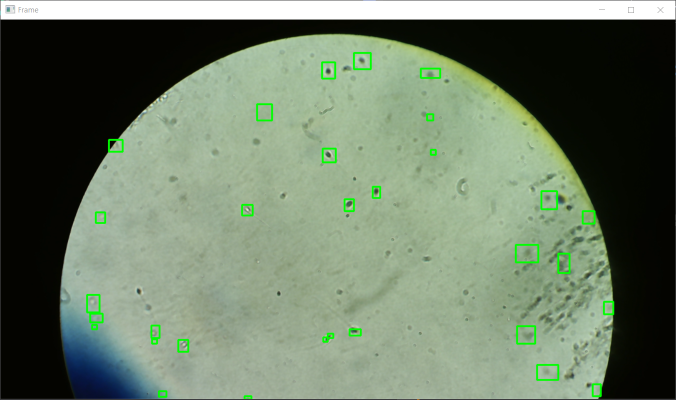
#> input picture Captura.PNG, 1352 x 799 px, given in place of video_2.mp4, which was not available (shown at 1/2 size)
$ python detector.py
#> lines starting #> are read from the running program, lines starting #| are printed output that depends on the picture; after the words box and inside, x2 and y2 are one past the last pixel; in counts of white or black regions, pixels touching at a corner belong together; pictures that were not available may be replaced by others from this repository, and a replacement may not be noted
#Deteccion de espermatozoides en video
#Importando librerias
import cv2 as cv
import imutils
import numpy as np

#Cargamos el video a analizar
cap = cv.VideoCapture("videos/video_2.mp4")

#Inicializamos los metodos para eliminar el bg
#fgbg = cv.bgsegm.createBackgroundSubtractorMOG2() #<-- mascara 1
fgbg = cv.createBackgroundSubtractorMOG2() #<--- mascara 2, nota: esta dio mejor redimiento
kernel = cv.getStructuringElement(cv.MORPH_ELLIPSE, (3,3)) #<--- kernel/grid que hara operaciones en los pixeles


#Obteneoms medidas del frame para guardar el video nota: aun no funciona
frame_width = int(cap.get(3))
frame_height = int(cap.get(4))
size = (frame_width, frame_height)
#result = cv.VideoWriter('filename.avi', cv.VideoWriter_fourcc(*'MJPG'),10, size)
result = cv.VideoWriter('output.avi', -1, 20.0, size)

#Loop del video
while True:
    ret, frame = cap.read()
#> frame is the input picture: shape (799, 1352, 3); mean B, G, R 101.9, 123.5, 107.4
    frame = imutils.resize(frame, width = 1080)
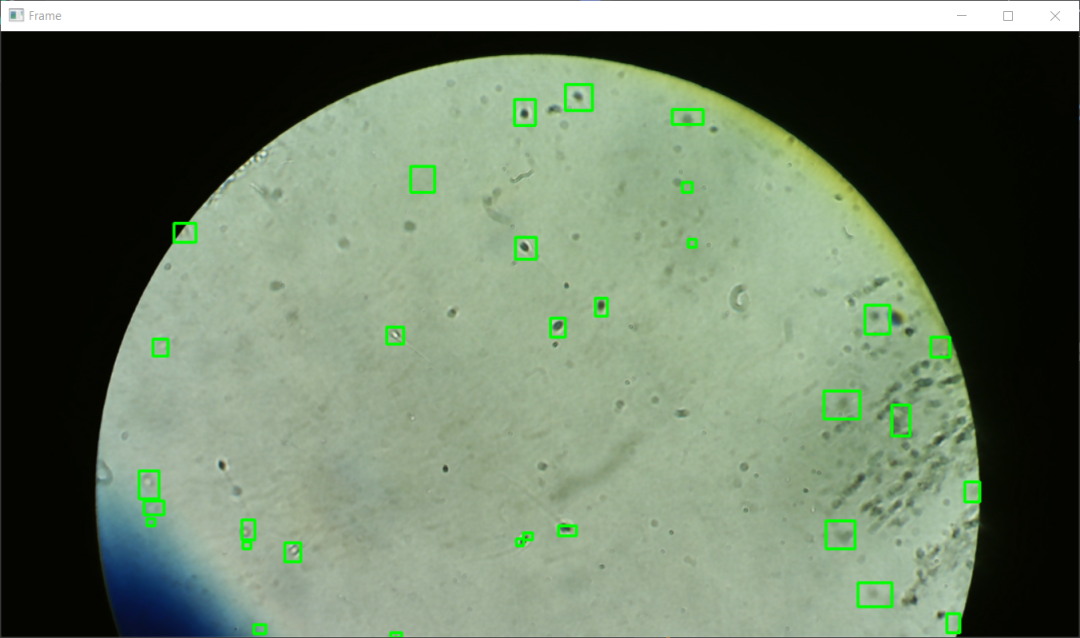
#> frame: shape (638, 1080, 3); mean B, G, R 101.9, 123.5, 107.4
    if ret == False: break

    #Transformamos la imgen a escala de grises para implementar los flitros
    gray = cv.cvtColor(frame, cv.COLOR_BGR2GRAY)
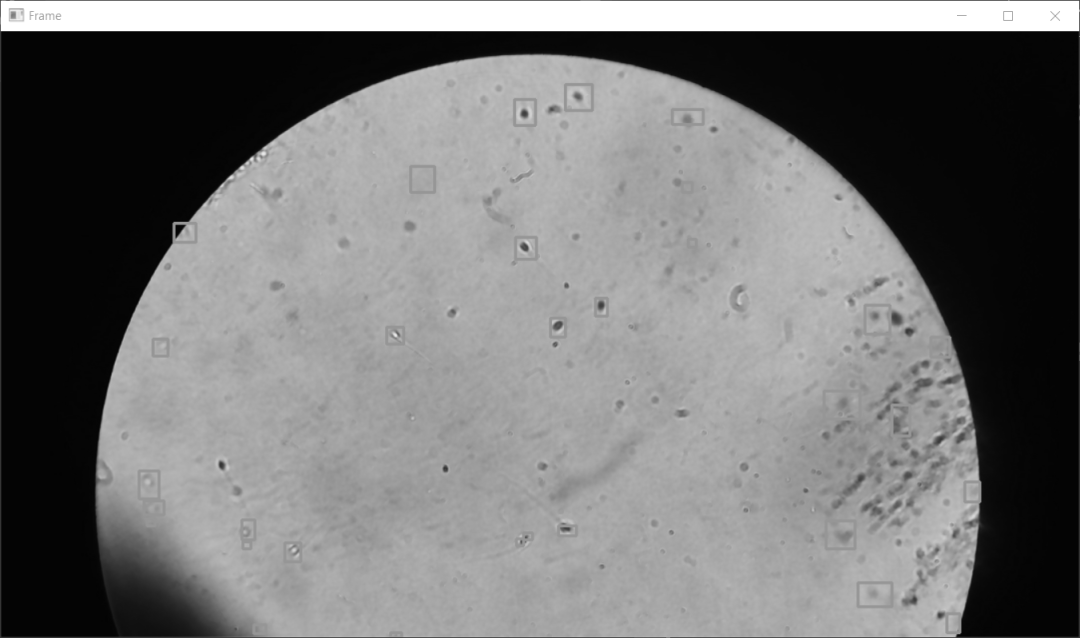
#> gray: shape (638, 1080); min 3, max 255, mean 116.3

    #Aplicacion de los filtros
    fgmask = fgbg.apply(frame)
#> fgmask: shape (638, 1080); every value is 127
    fgmask = cv.morphologyEx(fgmask, cv.MORPH_OPEN, kernel)
    fgmask = cv.dilate(fgmask, None, iterations=2)

    #Buscamos los contornos de las figuras resaltadas en los filtros
    cnts = cv.findContours(fgmask, cv.RETR_EXTERNAL, cv.CHAIN_APPROX_SIMPLE)[0]
#> cnts = [[[0, 0], [0, 637], [1079, 637], [1079, 0]]]

    #le agregamos un margen verde a todas las figuras que cumplan el condicional
    for cnt in cnts:
        if cv.contourArea(cnt) > 20:
            x,y,w,h = cv.boundingRect(cnt)
            cv.rectangle(frame, (x,y), (x+w, y+h), (0,255,0), 2)
#> this loop made 1 pass
#> (cnt, x, y, w, h) on pass 1: ([[0, 0], [0, 637], [1079, 637], [1079, 0]], 0, 0, 1080, 638)
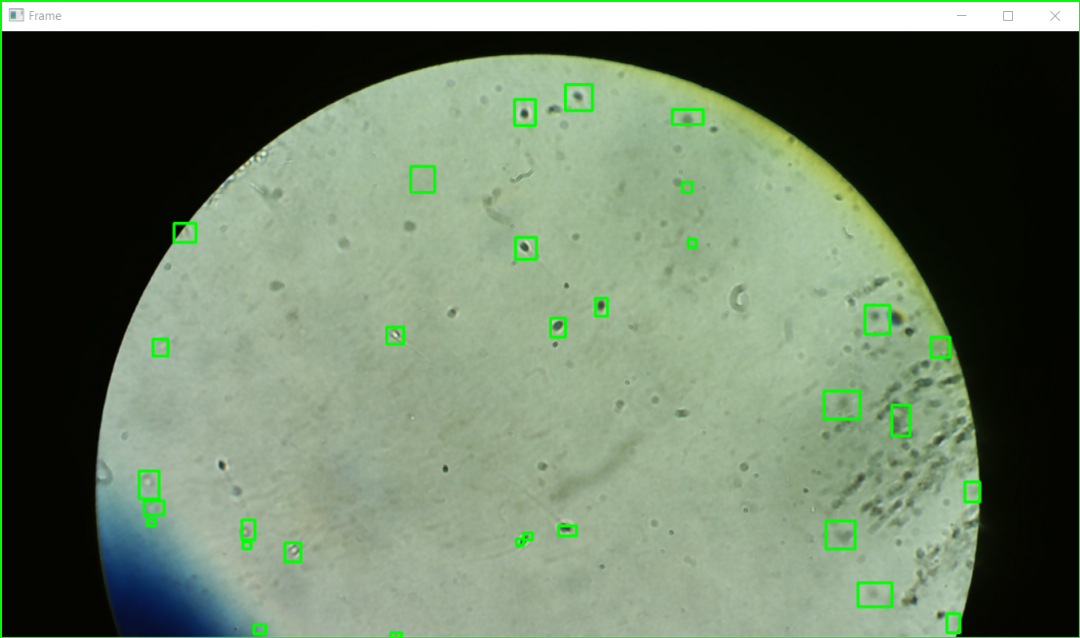
#> frame: shape (638, 1080, 3); 0.75% of pixels changed, all inside (x1, y1, x2, y2) = (0, 0, 1080, 638)

    #Mostramos la imagen con los margenes asi como el filtro en otra ventana
    #Mostramos el filtro en otra ventana para analizar lo que se esta detectando a fondo
    #cv.drawContours(-1, (0, 255, 0), 2)
    result.write(frame)
    cv.imshow("Frame", frame)
    cv.imshow("Fgmask", fgmask)

    #Esta parte sirve para decirle al programa que cierre le venta precionando ESC
    k = cv.waitKey(30) & 0xff
#> (key Esc is pressed here)
    if k == 27:
        break

#Cierre de las ventanas
cap.release()
result.release()
cv.destroyAllWindows()
